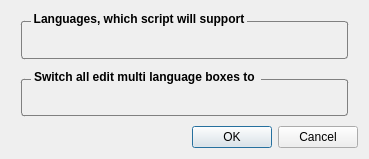
<?xml version="1.0" encoding="UTF-8"?>
<ui version="4.0">
 <class>LanguageChooserDevelopmentWidget</class>
 <widget class="QDialog" name="LanguageChooserDevelopmentWidget">
  <property name="geometry">
   <rect>
    <x>0</x>
    <y>0</y>
    <width>369</width>
    <height>159</height>
   </rect>
  </property>
  <property name="windowTitle">
   <string>Choose language</string>
  </property>
  <layout class="QVBoxLayout" name="verticalLayout_2">
   <property name="spacing">
    <number>0</number>
   </property>
   <item>
    <widget class="QGroupBox" name="supportedLanguages">
     <property name="styleSheet">
      <string notr="true">QGroupBox {
   border: 1px solid gray;
   border-radius: 3px;
   margin: 10px;
   padding: 4px;
   font-weight: bold;
}
QGroupBox::title {
     subcontrol-origin: margin;
     subcontrol-position: top left; 
   padding:1px;
   left: 20px;
 }</string>
     </property>
     <property name="title">
      <string>Languages, which script will support</string>
     </property>
    </widget>
   </item>
   <item>
    <widget class="QGroupBox" name="switchTo">
     <property name="styleSheet">
      <string notr="true">QGroupBox {
   border: 1px solid gray;
   border-radius: 3px;
   margin: 10px;
   padding: 4px;
   font-weight: bold;
}
QGroupBox::title {
     subcontrol-origin: margin;
     subcontrol-position: top left; 
   padding:1px;
   left: 20px;
 }</string>
     </property>
     <property name="title">
      <string>Switch all edit multi language boxes to </string>
     </property>
    </widget>
   </item>
   <item>
    <widget class="QDialogButtonBox" name="buttonBox">
     <property name="orientation">
      <enum>Qt::Horizontal</enum>
     </property>
     <property name="standardButtons">
      <set>QDialogButtonBox::Cancel|QDialogButtonBox::Ok</set>
     </property>
    </widget>
   </item>
  </layout>
 </widget>
 <resources>
  <include location="engine.qrc"/>
 </resources>
 <connections>
  <connection>
   <sender>buttonBox</sender>
   <signal>accepted()</signal>
   <receiver>LanguageChooserDevelopmentWidget</receiver>
   <slot>accept()</slot>
   <hints>
    <hint type="sourcelabel">
     <x>248</x>
     <y>254</y>
    </hint>
    <hint type="destinationlabel">
     <x>157</x>
     <y>274</y>
    </hint>
   </hints>
  </connection>
  <connection>
   <sender>buttonBox</sender>
   <signal>rejected()</signal>
   <receiver>LanguageChooserDevelopmentWidget</receiver>
   <slot>reject()</slot>
   <hints>
    <hint type="sourcelabel">
     <x>316</x>
     <y>260</y>
    </hint>
    <hint type="destinationlabel">
     <x>286</x>
     <y>274</y>
    </hint>
   </hints>
  </connection>
 </connections>
</ui>
